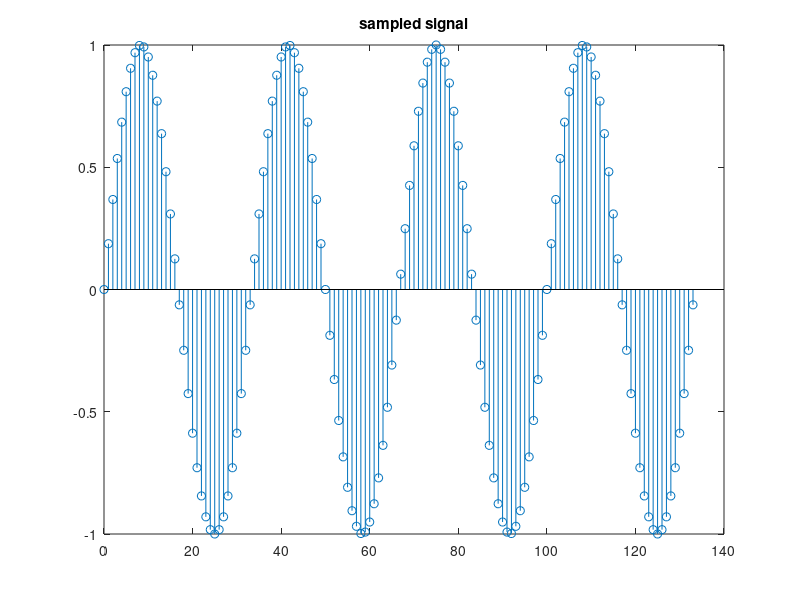

Here is the MATLAB script that generated this plot:
clc;
clear all;
close all;

f=3000;
A = 1;
fs = 1e5;
n = 0:1:4*(fs/f);

x = A * sin(2*pi*f*n*(1/fs));

stem(n,x);
title('sampled signal');
